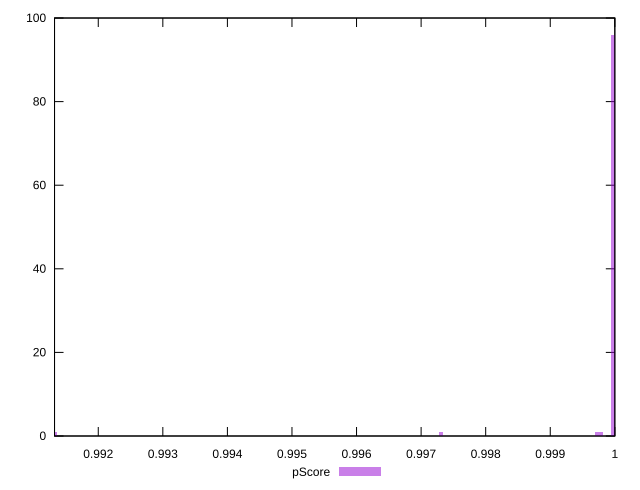

This chart was generated by the following gnuplot code:
reset

$pScore <<EOF
0.9999778789399317 96
0.9913294216085593 1
0.9997235125478325 1
0.9973070318228903 1
0.9997871041458573 1
EOF

set key outside below
set boxwidth 0.00006359159802479693
set xrange [0.9913227096753898:0.9999999999999686]
set yrange [0:100]
set trange [0:100]
set style fill transparent solid 0.5 noborder
set terminal svg size 640, 490 enhanced background rgb 'white'
set output "report_00019_2021-02-10T18-14-37.922Z//total-blocking-time/samples/pages+cached+noadtech+nomedia+nocss/pScore/histogram.svg"

plot $pScore title "pScore" with boxes

reset
